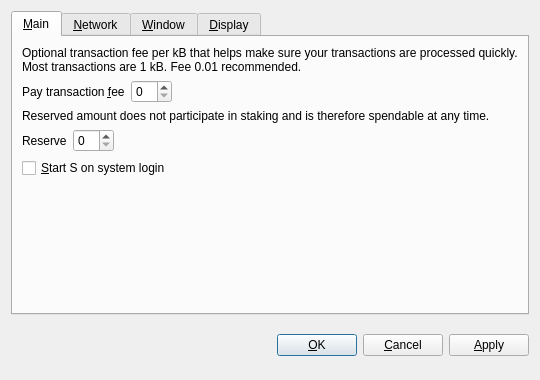
<?xml version="1.0" encoding="UTF-8"?>
<ui version="4.0">
 <class>OptionsDialog</class>
 <widget class="QDialog" name="OptionsDialog">
  <property name="geometry">
   <rect>
    <x>0</x>
    <y>0</y>
    <width>540</width>
    <height>380</height>
   </rect>
  </property>
  <property name="windowTitle">
   <string>Options</string>
  </property>
  <property name="modal">
   <bool>true</bool>
  </property>
  <layout class="QVBoxLayout" name="verticalLayout">
   <item>
    <widget class="QTabWidget" name="tabWidget">
     <property name="tabPosition">
      <enum>QTabWidget::North</enum>
     </property>
     <property name="currentIndex">
      <number>0</number>
     </property>
     <widget class="QWidget" name="tabMain">
      <attribute name="title">
       <string>&amp;Main</string>
      </attribute>
      <layout class="QVBoxLayout" name="verticalLayout_Main">
       <item>
        <widget class="QLabel" name="transactionFeeInfoLabel">
         <property name="text">
          <string>Optional transaction fee per kB that helps make sure your transactions are processed quickly. Most transactions are 1 kB. Fee 0.01 recommended.</string>
         </property>
         <property name="textFormat">
          <enum>Qt::PlainText</enum>
         </property>
         <property name="wordWrap">
          <bool>true</bool>
         </property>
        </widget>
       </item>
       <item>
        <layout class="QHBoxLayout" name="horizontalLayoutFee">
         <item>
          <widget class="QLabel" name="transactionFeeLabel">
           <property name="text">
            <string>Pay transaction &amp;fee</string>
           </property>
           <property name="textFormat">
            <enum>Qt::PlainText</enum>
           </property>
           <property name="buddy">
            <cstring>transactionFee</cstring>
           </property>
          </widget>
         </item>
         <item>
          <widget class="BitcoinAmountField" name="transactionFee"/>
         </item>
         <item>
          <spacer name="horizontalSpacerFee">
           <property name="orientation">
            <enum>Qt::Horizontal</enum>
           </property>
           <property name="sizeHint" stdset="0">
            <size>
             <width>40</width>
             <height>20</height>
            </size>
           </property>
          </spacer>
         </item>
        </layout>
       </item>
       <item>
        <widget class="QLabel" name="reserveBalanceInfoLabel">
         <property name="text">
          <string>Reserved amount does not participate in staking and is therefore spendable at any time.</string>
         </property>
         <property name="textFormat">
          <enum>Qt::PlainText</enum>
         </property>
         <property name="wordWrap">
          <bool>true</bool>
         </property>
        </widget>
       </item>
       <item>
        <layout class="QHBoxLayout" name="horizontalLayoutReserveBalance">
         <item>
          <widget class="QLabel" name="reserveBalanceLabel">
           <property name="text">
            <string>Reserve</string>
           </property>
           <property name="textFormat">
            <enum>Qt::PlainText</enum>
           </property>
           <property name="buddy">
            <cstring>reserveBalance</cstring>
           </property>
          </widget>
         </item>
         <item>
          <widget class="BitcoinAmountField" name="reserveBalance"/>
         </item>
         <item>
          <spacer name="horizontalSpacerReserveBalance">
           <property name="orientation">
            <enum>Qt::Horizontal</enum>
           </property>
           <property name="sizeHint" stdset="0">
            <size>
             <width>40</width>
             <height>20</height>
            </size>
           </property>
          </spacer>
         </item>
        </layout>
       </item>
       <item>
        <widget class="QCheckBox" name="bitcoinAtStartup">
         <property name="toolTip">
          <string>Automatically start S after logging in to the system.</string>
         </property>
         <property name="text">
          <string>&amp;Start S on system login</string>
         </property>
        </widget>
       </item>
       <item>
        <spacer name="verticalSpacer_Main">
         <property name="orientation">
          <enum>Qt::Vertical</enum>
         </property>
         <property name="sizeHint" stdset="0">
          <size>
           <width>20</width>
           <height>40</height>
          </size>
         </property>
        </spacer>
       </item>
      </layout>
     </widget>
     <widget class="QWidget" name="tabNetwork">
      <attribute name="title">
       <string>&amp;Network</string>
      </attribute>
      <layout class="QVBoxLayout" name="verticalLayout_Network">
       <item>
        <widget class="QCheckBox" name="mapPortUpnp">
         <property name="toolTip">
          <string>Automatically open the S client port on the router. This only works when your router supports UPnP and it is enabled.</string>
         </property>
         <property name="text">
          <string>Map port using &amp;UPnP</string>
         </property>
        </widget>
       </item>
       <item>
        <widget class="QCheckBox" name="connectSocks">
         <property name="toolTip">
          <string>Connect to the S network through a SOCKS5 proxy (e.g. when connecting through Tor).</string>
         </property>
         <property name="text">
          <string>&amp;Connect through SOCKS5 proxy:</string>
         </property>
        </widget>
       </item>
       <item>
        <layout class="QHBoxLayout" name="horizontalLayout_Network">
         <item>
          <widget class="QLabel" name="proxyIpLabel">
           <property name="text">
            <string>Proxy &amp;IP:</string>
           </property>
           <property name="textFormat">
            <enum>Qt::PlainText</enum>
           </property>
           <property name="buddy">
            <cstring>proxyIp</cstring>
           </property>
          </widget>
         </item>
         <item>
          <widget class="QValidatedLineEdit" name="proxyIp">
           <property name="maximumSize">
            <size>
             <width>140</width>
             <height>16777215</height>
            </size>
           </property>
           <property name="toolTip">
            <string>IP address of the proxy (e.g. 127.0.0.1)</string>
           </property>
          </widget>
         </item>
         <item>
          <widget class="QLabel" name="proxyPortLabel">
           <property name="text">
            <string>&amp;Port:</string>
           </property>
           <property name="textFormat">
            <enum>Qt::PlainText</enum>
           </property>
           <property name="buddy">
            <cstring>proxyPort</cstring>
           </property>
          </widget>
         </item>
         <item>
          <widget class="QLineEdit" name="proxyPort">
           <property name="maximumSize">
            <size>
             <width>55</width>
             <height>16777215</height>
            </size>
           </property>
           <property name="toolTip">
            <string>Port of the proxy (e.g. 9050)</string>
           </property>
          </widget>
         </item>
         <item>
          <spacer name="horizontalSpacer_Network">
           <property name="orientation">
            <enum>Qt::Horizontal</enum>
           </property>
           <property name="sizeHint" stdset="0">
            <size>
             <width>40</width>
             <height>20</height>
            </size>
           </property>
          </spacer>
         </item>
        </layout>
       </item>
       <item>
        <spacer name="verticalSpacer_Network">
         <property name="orientation">
          <enum>Qt::Vertical</enum>
         </property>
         <property name="sizeHint" stdset="0">
          <size>
           <width>20</width>
           <height>40</height>
          </size>
         </property>
        </spacer>
       </item>
      </layout>
     </widget>
     <widget class="QWidget" name="tabWindow">
      <attribute name="title">
       <string>&amp;Window</string>
      </attribute>
      <layout class="QVBoxLayout" name="verticalLayout_Window">
       <item>
        <widget class="QCheckBox" name="minimizeToTray">
         <property name="toolTip">
          <string>Show only a tray icon after minimizing the window.</string>
         </property>
         <property name="text">
          <string>&amp;Minimize to the tray instead of the taskbar</string>
         </property>
        </widget>
       </item>
       <item>
        <widget class="QCheckBox" name="minimizeOnClose">
         <property name="toolTip">
          <string>Minimize instead of exit the application when the window is closed. When this option is enabled, the application will be closed only after selecting Quit in the menu.</string>
         </property>
         <property name="text">
          <string>M&amp;inimize on close</string>
         </property>
        </widget>
       </item>
       <item>
        <spacer name="verticalSpacer_Window">
         <property name="orientation">
          <enum>Qt::Vertical</enum>
         </property>
         <property name="sizeHint" stdset="0">
          <size>
           <width>20</width>
           <height>40</height>
          </size>
         </property>
        </spacer>
       </item>
      </layout>
     </widget>
     <widget class="QWidget" name="tabDisplay">
      <attribute name="title">
       <string>&amp;Display</string>
      </attribute>
      <layout class="QVBoxLayout" name="verticalLayout_Display">
       <item>
        <layout class="QHBoxLayout" name="horizontalLayout_1_Display">
         <item>
          <widget class="QLabel" name="langLabel">
           <property name="text">
            <string>User Interface &amp;language:</string>
           </property>
           <property name="textFormat">
            <enum>Qt::PlainText</enum>
           </property>
           <property name="buddy">
            <cstring>lang</cstring>
           </property>
          </widget>
         </item>
         <item>
          <widget class="QValueComboBox" name="lang">
           <property name="toolTip">
            <string>The user interface language can be set here. This setting will take effect after restarting S.</string>
           </property>
          </widget>
         </item>
        </layout>
       </item>
       <item>
        <layout class="QHBoxLayout" name="horizontalLayout_2_Display">
         <item>
          <widget class="QLabel" name="unitLabel">
           <property name="text">
            <string>&amp;Unit to show amounts in:</string>
           </property>
           <property name="textFormat">
            <enum>Qt::PlainText</enum>
           </property>
           <property name="buddy">
            <cstring>unit</cstring>
           </property>
          </widget>
         </item>
         <item>
          <widget class="QValueComboBox" name="unit">
           <property name="toolTip">
            <string>Choose the default subdivision unit to show in the interface and when sending coins.</string>
           </property>
          </widget>
         </item>
        </layout>
       </item>
       <item>
        <widget class="QCheckBox" name="coinControlFeatures">
         <property name="toolTip">
          <string>Whether to show coin control features or not.</string>
         </property>
         <property name="text">
          <string>Display coin &amp;control features (experts only!)</string>
         </property>
        </widget>
       </item>
       <item>
        <widget class="QCheckBox" name="useBlackTheme">
         <property name="text">
          <string>Use black visual theme (requires restart)</string>
         </property>
        </widget>
       </item>
       <item>
        <spacer name="verticalSpacer_Display">
         <property name="orientation">
          <enum>Qt::Vertical</enum>
         </property>
         <property name="sizeHint" stdset="0">
          <size>
           <width>20</width>
           <height>40</height>
          </size>
         </property>
        </spacer>
       </item>
      </layout>
     </widget>
    </widget>
   </item>
   <item>
    <layout class="QHBoxLayout" name="horizontalLayout_Buttons">
     <item>
      <spacer name="horizontalSpacer_1">
       <property name="orientation">
        <enum>Qt::Horizontal</enum>
       </property>
       <property name="sizeHint" stdset="0">
        <size>
         <width>40</width>
         <height>48</height>
        </size>
       </property>
      </spacer>
     </item>
     <item>
      <widget class="QLabel" name="statusLabel">
       <property name="font">
        <font>
         <weight>75</weight>
         <bold>true</bold>
        </font>
       </property>
       <property name="text">
        <string/>
       </property>
       <property name="textFormat">
        <enum>Qt::PlainText</enum>
       </property>
       <property name="wordWrap">
        <bool>true</bool>
       </property>
      </widget>
     </item>
     <item>
      <spacer name="horizontalSpacer_2">
       <property name="orientation">
        <enum>Qt::Horizontal</enum>
       </property>
       <property name="sizeHint" stdset="0">
        <size>
         <width>40</width>
         <height>48</height>
        </size>
       </property>
      </spacer>
     </item>
     <item>
      <widget class="QPushButton" name="okButton">
       <property name="text">
        <string>&amp;OK</string>
       </property>
      </widget>
     </item>
     <item>
      <widget class="QPushButton" name="cancelButton">
       <property name="text">
        <string>&amp;Cancel</string>
       </property>
       <property name="autoDefault">
        <bool>false</bool>
       </property>
      </widget>
     </item>
     <item>
      <widget class="QPushButton" name="applyButton">
       <property name="text">
        <string>&amp;Apply</string>
       </property>
       <property name="autoDefault">
        <bool>false</bool>
       </property>
      </widget>
     </item>
    </layout>
   </item>
  </layout>
 </widget>
 <customwidgets>
  <customwidget>
   <class>BitcoinAmountField</class>
   <extends>QSpinBox</extends>
   <header>bitcoinamountfield.h</header>
  </customwidget>
  <customwidget>
   <class>QValueComboBox</class>
   <extends>QComboBox</extends>
   <header>qvaluecombobox.h</header>
  </customwidget>
  <customwidget>
   <class>QValidatedLineEdit</class>
   <extends>QLineEdit</extends>
   <header>qvalidatedlineedit.h</header>
  </customwidget>
 </customwidgets>
 <resources/>
 <connections/>
</ui>
